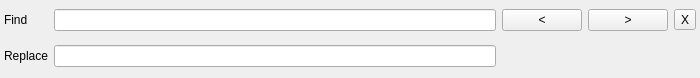
<?xml version="1.0" encoding="UTF-8"?>
<ui version="4.0">
 <class>SearchWidget</class>
 <widget class="QWidget" name="SearchWidget">
  <property name="geometry">
   <rect>
    <x>0</x>
    <y>0</y>
    <width>700</width>
    <height>78</height>
   </rect>
  </property>
  <property name="windowTitle">
   <string>Form</string>
  </property>
  <property name="autoFillBackground">
   <bool>true</bool>
  </property>
  <layout class="QGridLayout" name="gridLayout">
   <property name="leftMargin">
    <number>4</number>
   </property>
   <property name="topMargin">
    <number>1</number>
   </property>
   <property name="rightMargin">
    <number>4</number>
   </property>
   <property name="bottomMargin">
    <number>1</number>
   </property>
   <item row="0" column="2">
    <widget class="QPushButton" name="previousPushButton">
     <property name="text">
      <string>&lt;</string>
     </property>
    </widget>
   </item>
   <item row="0" column="0">
    <widget class="QLabel" name="label">
     <property name="text">
      <string>Find</string>
     </property>
     <property name="buddy">
      <cstring>findLineEdit</cstring>
     </property>
    </widget>
   </item>
   <item row="0" column="4">
    <widget class="QToolButton" name="toolButton">
     <property name="text">
      <string>X</string>
     </property>
    </widget>
   </item>
   <item row="1" column="0">
    <widget class="QLabel" name="replaceLabel">
     <property name="text">
      <string>Replace</string>
     </property>
     <property name="buddy">
      <cstring>replaceLineEdit</cstring>
     </property>
    </widget>
   </item>
   <item row="0" column="1">
    <widget class="QLineEdit" name="findLineEdit"/>
   </item>
   <item row="1" column="1">
    <widget class="QLineEdit" name="replaceLineEdit"/>
   </item>
   <item row="0" column="3">
    <widget class="QPushButton" name="nextPushButton">
     <property name="text">
      <string>&gt;</string>
     </property>
    </widget>
   </item>
  </layout>
 </widget>
 <tabstops>
  <tabstop>findLineEdit</tabstop>
  <tabstop>previousPushButton</tabstop>
  <tabstop>nextPushButton</tabstop>
  <tabstop>replaceLineEdit</tabstop>
  <tabstop>toolButton</tabstop>
 </tabstops>
 <resources/>
 <connections>
  <connection>
   <sender>toolButton</sender>
   <signal>released()</signal>
   <receiver>SearchWidget</receiver>
   <slot>hide()</slot>
   <hints>
    <hint type="sourcelabel">
     <x>686</x>
     <y>24</y>
    </hint>
    <hint type="destinationlabel">
     <x>638</x>
     <y>47</y>
    </hint>
   </hints>
  </connection>
 </connections>
</ui>
